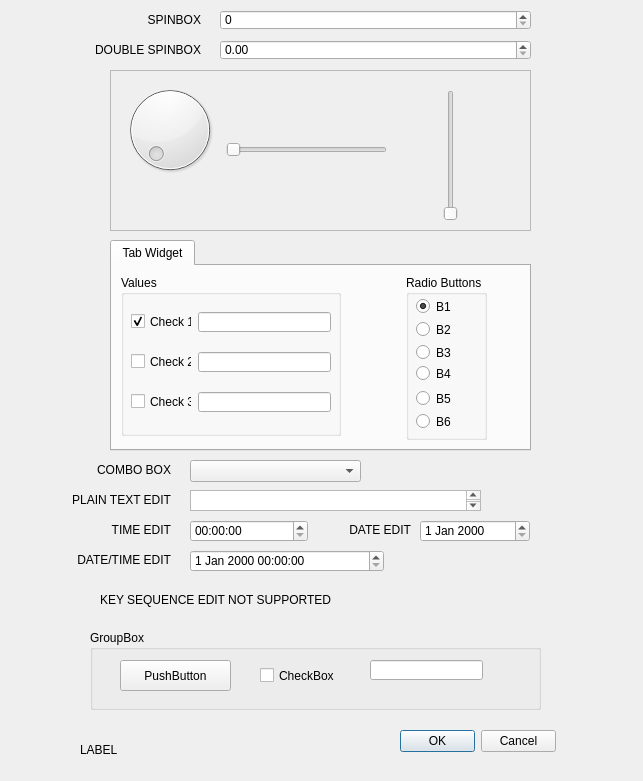
<?xml version="1.0" encoding="UTF-8"?>
<ui version="4.0">
 <class>Form</class>
 <widget class="QWidget" name="Form">
  <property name="geometry">
   <rect>
    <x>0</x>
    <y>0</y>
    <width>643</width>
    <height>781</height>
   </rect>
  </property>
  <property name="windowTitle">
   <string>Form</string>
  </property>
  <widget class="QDialogButtonBox" name="buttonBox">
   <property name="geometry">
    <rect>
     <x>400</x>
     <y>730</y>
     <width>156</width>
     <height>23</height>
    </rect>
   </property>
   <property name="orientation">
    <enum>Qt::Horizontal</enum>
   </property>
   <property name="standardButtons">
    <set>QDialogButtonBox::Cancel|QDialogButtonBox::Ok</set>
   </property>
  </widget>
  <widget class="QComboBox" name="comboBox">
   <property name="geometry">
    <rect>
     <x>190</x>
     <y>460</y>
     <width>171</width>
     <height>22</height>
    </rect>
   </property>
  </widget>
  <widget class="QTabWidget" name="tabWidget">
   <property name="geometry">
    <rect>
     <x>110</x>
     <y>240</y>
     <width>421</width>
     <height>211</height>
    </rect>
   </property>
   <property name="currentIndex">
    <number>0</number>
   </property>
   <widget class="QWidget" name="tab">
    <property name="sizePolicy">
     <sizepolicy hsizetype="Preferred" vsizetype="Preferred">
      <horstretch>0</horstretch>
      <verstretch>0</verstretch>
     </sizepolicy>
    </property>
    <attribute name="title">
     <string>Tab Widget</string>
    </attribute>
    <widget class="QGroupBox" name="groupBox_4">
     <property name="geometry">
      <rect>
       <x>294</x>
       <y>9</y>
       <width>81</width>
       <height>165</height>
      </rect>
     </property>
     <property name="title">
      <string>Radio Buttons</string>
     </property>
     <widget class="QRadioButton" name="d1F">
      <property name="geometry">
       <rect>
        <x>10</x>
        <y>23</y>
        <width>61</width>
        <height>17</height>
       </rect>
      </property>
      <property name="text">
       <string>B1</string>
      </property>
      <property name="checked">
       <bool>true</bool>
      </property>
     </widget>
     <widget class="QRadioButton" name="d2F">
      <property name="geometry">
       <rect>
        <x>10</x>
        <y>46</y>
        <width>61</width>
        <height>17</height>
       </rect>
      </property>
      <property name="text">
       <string>B2</string>
      </property>
     </widget>
     <widget class="QRadioButton" name="d3F">
      <property name="geometry">
       <rect>
        <x>10</x>
        <y>69</y>
        <width>61</width>
        <height>17</height>
       </rect>
      </property>
      <property name="text">
       <string>B3</string>
      </property>
     </widget>
     <widget class="QRadioButton" name="d4F">
      <property name="geometry">
       <rect>
        <x>10</x>
        <y>90</y>
        <width>61</width>
        <height>17</height>
       </rect>
      </property>
      <property name="text">
       <string>B4</string>
      </property>
     </widget>
     <widget class="QRadioButton" name="d5F">
      <property name="geometry">
       <rect>
        <x>10</x>
        <y>115</y>
        <width>61</width>
        <height>17</height>
       </rect>
      </property>
      <property name="text">
       <string>B5</string>
      </property>
     </widget>
     <widget class="QRadioButton" name="d6F">
      <property name="geometry">
       <rect>
        <x>10</x>
        <y>138</y>
        <width>61</width>
        <height>17</height>
       </rect>
      </property>
      <property name="text">
       <string>B6</string>
      </property>
     </widget>
    </widget>
    <widget class="QGroupBox" name="groupBox_6">
     <property name="geometry">
      <rect>
       <x>9</x>
       <y>9</y>
       <width>220</width>
       <height>161</height>
      </rect>
     </property>
     <property name="title">
      <string>Values</string>
     </property>
     <widget class="QLineEdit" name="line2">
      <property name="geometry">
       <rect>
        <x>77</x>
        <y>77</y>
        <width>133</width>
        <height>20</height>
       </rect>
      </property>
     </widget>
     <widget class="QCheckBox" name="check3">
      <property name="geometry">
       <rect>
        <x>10</x>
        <y>118</y>
        <width>61</width>
        <height>17</height>
       </rect>
      </property>
      <property name="text">
       <string>Check 3</string>
      </property>
     </widget>
     <widget class="QCheckBox" name="check1">
      <property name="geometry">
       <rect>
        <x>10</x>
        <y>38</y>
        <width>61</width>
        <height>17</height>
       </rect>
      </property>
      <property name="text">
       <string>Check 1</string>
      </property>
      <property name="checked">
       <bool>true</bool>
      </property>
     </widget>
     <widget class="QCheckBox" name="check2">
      <property name="geometry">
       <rect>
        <x>10</x>
        <y>78</y>
        <width>61</width>
        <height>17</height>
       </rect>
      </property>
      <property name="text">
       <string>Check 2</string>
      </property>
     </widget>
     <widget class="QLineEdit" name="line1">
      <property name="geometry">
       <rect>
        <x>77</x>
        <y>37</y>
        <width>133</width>
        <height>20</height>
       </rect>
      </property>
     </widget>
     <widget class="QLineEdit" name="line3">
      <property name="geometry">
       <rect>
        <x>77</x>
        <y>117</y>
        <width>133</width>
        <height>20</height>
       </rect>
      </property>
     </widget>
    </widget>
   </widget>
  </widget>
  <widget class="QLabel" name="label">
   <property name="geometry">
    <rect>
     <x>80</x>
     <y>740</y>
     <width>161</width>
     <height>20</height>
    </rect>
   </property>
   <property name="text">
    <string>LABEL</string>
   </property>
  </widget>
  <widget class="QLabel" name="label_6">
   <property name="geometry">
    <rect>
     <x>30</x>
     <y>520</y>
     <width>141</width>
     <height>20</height>
    </rect>
   </property>
   <property name="layoutDirection">
    <enum>Qt::RightToLeft</enum>
   </property>
   <property name="text">
    <string>TIME EDIT</string>
   </property>
   <property name="alignment">
    <set>Qt::AlignRight|Qt::AlignTrailing|Qt::AlignVCenter</set>
   </property>
  </widget>
  <widget class="QLabel" name="label_9">
   <property name="geometry">
    <rect>
     <x>30</x>
     <y>590</y>
     <width>301</width>
     <height>20</height>
    </rect>
   </property>
   <property name="layoutDirection">
    <enum>Qt::RightToLeft</enum>
   </property>
   <property name="text">
    <string>KEY SEQUENCE EDIT NOT SUPPORTED</string>
   </property>
   <property name="alignment">
    <set>Qt::AlignRight|Qt::AlignTrailing|Qt::AlignVCenter</set>
   </property>
  </widget>
  <widget class="QSpinBox" name="spinBox">
   <property name="geometry">
    <rect>
     <x>220</x>
     <y>10</y>
     <width>311</width>
     <height>20</height>
    </rect>
   </property>
  </widget>
  <widget class="QLabel" name="label_3">
   <property name="geometry">
    <rect>
     <x>20</x>
     <y>40</y>
     <width>181</width>
     <height>20</height>
    </rect>
   </property>
   <property name="layoutDirection">
    <enum>Qt::RightToLeft</enum>
   </property>
   <property name="text">
    <string>DOUBLE SPINBOX</string>
   </property>
   <property name="alignment">
    <set>Qt::AlignRight|Qt::AlignTrailing|Qt::AlignVCenter</set>
   </property>
  </widget>
  <widget class="QTimeEdit" name="timeEdit">
   <property name="geometry">
    <rect>
     <x>190</x>
     <y>520</y>
     <width>118</width>
     <height>22</height>
    </rect>
   </property>
  </widget>
  <widget class="QPlainTextEdit" name="plainTextEdit">
   <property name="geometry">
    <rect>
     <x>190</x>
     <y>490</y>
     <width>291</width>
     <height>21</height>
    </rect>
   </property>
  </widget>
  <widget class="QDateEdit" name="dateEdit">
   <property name="geometry">
    <rect>
     <x>420</x>
     <y>520</y>
     <width>110</width>
     <height>22</height>
    </rect>
   </property>
  </widget>
  <widget class="QLabel" name="label_2">
   <property name="geometry">
    <rect>
     <x>20</x>
     <y>10</y>
     <width>181</width>
     <height>20</height>
    </rect>
   </property>
   <property name="text">
    <string>SPINBOX</string>
   </property>
   <property name="alignment">
    <set>Qt::AlignRight|Qt::AlignTrailing|Qt::AlignVCenter</set>
   </property>
  </widget>
  <widget class="QLabel" name="label_5">
   <property name="geometry">
    <rect>
     <x>20</x>
     <y>490</y>
     <width>151</width>
     <height>20</height>
    </rect>
   </property>
   <property name="layoutDirection">
    <enum>Qt::RightToLeft</enum>
   </property>
   <property name="text">
    <string>PLAIN TEXT EDIT</string>
   </property>
   <property name="alignment">
    <set>Qt::AlignRight|Qt::AlignTrailing|Qt::AlignVCenter</set>
   </property>
  </widget>
  <widget class="QLabel" name="label_7">
   <property name="geometry">
    <rect>
     <x>330</x>
     <y>520</y>
     <width>81</width>
     <height>20</height>
    </rect>
   </property>
   <property name="layoutDirection">
    <enum>Qt::RightToLeft</enum>
   </property>
   <property name="text">
    <string>DATE EDIT</string>
   </property>
   <property name="alignment">
    <set>Qt::AlignRight|Qt::AlignTrailing|Qt::AlignVCenter</set>
   </property>
  </widget>
  <widget class="QDateTimeEdit" name="dateTimeEdit">
   <property name="geometry">
    <rect>
     <x>190</x>
     <y>550</y>
     <width>194</width>
     <height>22</height>
    </rect>
   </property>
  </widget>
  <widget class="QLabel" name="label_8">
   <property name="geometry">
    <rect>
     <x>30</x>
     <y>550</y>
     <width>141</width>
     <height>20</height>
    </rect>
   </property>
   <property name="layoutDirection">
    <enum>Qt::RightToLeft</enum>
   </property>
   <property name="text">
    <string>DATE/TIME EDIT</string>
   </property>
   <property name="alignment">
    <set>Qt::AlignRight|Qt::AlignTrailing|Qt::AlignVCenter</set>
   </property>
  </widget>
  <widget class="QDoubleSpinBox" name="doubleSpinBox">
   <property name="geometry">
    <rect>
     <x>220</x>
     <y>40</y>
     <width>311</width>
     <height>20</height>
    </rect>
   </property>
  </widget>
  <widget class="QFrame" name="frame">
   <property name="geometry">
    <rect>
     <x>110</x>
     <y>70</y>
     <width>421</width>
     <height>161</height>
    </rect>
   </property>
   <property name="frameShape">
    <enum>QFrame::StyledPanel</enum>
   </property>
   <property name="frameShadow">
    <enum>QFrame::Raised</enum>
   </property>
   <widget class="QDial" name="dial">
    <property name="geometry">
     <rect>
      <x>10</x>
      <y>10</y>
      <width>100</width>
      <height>100</height>
     </rect>
    </property>
   </widget>
   <widget class="QSlider" name="horizontalSlider">
    <property name="geometry">
     <rect>
      <x>116</x>
      <y>69</y>
      <width>161</width>
      <height>22</height>
     </rect>
    </property>
    <property name="orientation">
     <enum>Qt::Horizontal</enum>
    </property>
   </widget>
   <widget class="QSlider" name="verticalSlider">
    <property name="geometry">
     <rect>
      <x>330</x>
      <y>20</y>
      <width>22</width>
      <height>131</height>
     </rect>
    </property>
    <property name="orientation">
     <enum>Qt::Vertical</enum>
    </property>
   </widget>
  </widget>
  <widget class="QLabel" name="label_4">
   <property name="geometry">
    <rect>
     <x>20</x>
     <y>460</y>
     <width>151</width>
     <height>20</height>
    </rect>
   </property>
   <property name="layoutDirection">
    <enum>Qt::RightToLeft</enum>
   </property>
   <property name="text">
    <string>COMBO BOX</string>
   </property>
   <property name="alignment">
    <set>Qt::AlignRight|Qt::AlignTrailing|Qt::AlignVCenter</set>
   </property>
  </widget>
  <widget class="QGroupBox" name="groupBox">
   <property name="geometry">
    <rect>
     <x>90</x>
     <y>630</y>
     <width>451</width>
     <height>80</height>
    </rect>
   </property>
   <property name="title">
    <string>GroupBox</string>
   </property>
   <widget class="QPushButton" name="pushButton">
    <property name="geometry">
     <rect>
      <x>30</x>
      <y>30</y>
      <width>111</width>
      <height>31</height>
     </rect>
    </property>
    <property name="text">
     <string>PushButton</string>
    </property>
   </widget>
   <widget class="QCheckBox" name="checkBox">
    <property name="geometry">
     <rect>
      <x>170</x>
      <y>30</y>
      <width>91</width>
      <height>31</height>
     </rect>
    </property>
    <property name="text">
     <string>CheckBox</string>
    </property>
   </widget>
   <widget class="QLineEdit" name="lineEdit">
    <property name="geometry">
     <rect>
      <x>280</x>
      <y>30</y>
      <width>113</width>
      <height>20</height>
     </rect>
    </property>
   </widget>
  </widget>
 </widget>
 <customwidgets>
 </customwidgets>
 <resources/>
 <connections/>
</ui>
